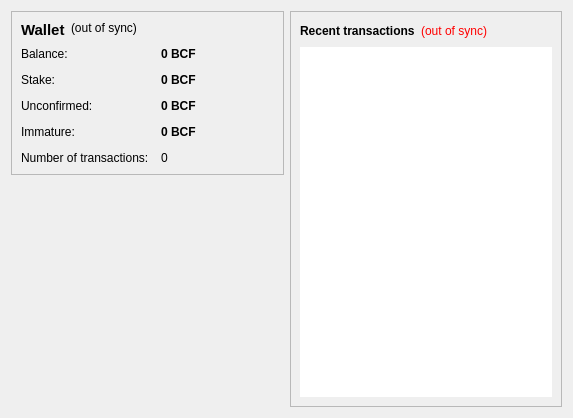
<?xml version="1.0" encoding="UTF-8"?>
<ui version="4.0">
 <class>OverviewPage</class>
 <widget class="QWidget" name="OverviewPage">
  <property name="geometry">
   <rect>
    <x>0</x>
    <y>0</y>
    <width>573</width>
    <height>418</height>
   </rect>
  </property>
  <property name="windowTitle">
   <string>Form</string>
  </property>
  <property name="autoFillBackground">
   <bool>false</bool>
  </property>
  <layout class="QHBoxLayout" name="horizontalLayout" stretch="1,1">
   <item>
    <layout class="QVBoxLayout" name="verticalLayout_2">
     <item>
      <widget class="QFrame" name="frame">
       <property name="frameShape">
        <enum>QFrame::StyledPanel</enum>
       </property>
       <property name="frameShadow">
        <enum>QFrame::Raised</enum>
       </property>
       <layout class="QVBoxLayout" name="verticalLayout_4">
        <item>
         <layout class="QHBoxLayout" name="horizontalLayout_4">
          <item>
           <widget class="QLabel" name="label_5">
            <property name="font">
             <font>
              <pointsize>11</pointsize>
              <weight>75</weight>
              <bold>true</bold>
             </font>
            </property>
            <property name="text">
             <string>Wallet</string>
            </property>
            <property name="alignment">
             <set>Qt::AlignLeading|Qt::AlignLeft|Qt::AlignTop</set>
            </property>
           </widget>
          </item>
          <item>
           <widget class="QLabel" name="labelWalletStatus">
            <property name="toolTip">
             <string>The displayed information may be out of date. Your wallet automatically synchronizes with the BitcoinFast network after a connection is established, but this process has not completed yet.</string>
            </property>
            <property name="text">
             <string notr="true">(out of sync)</string>
            </property>
            <property name="alignment">
             <set>Qt::AlignLeading|Qt::AlignLeft|Qt::AlignTop</set>
            </property>
           </widget>
          </item>
          <item>
           <spacer name="horizontalSpacer_2">
            <property name="orientation">
             <enum>Qt::Horizontal</enum>
            </property>
            <property name="sizeHint" stdset="0">
             <size>
              <width>40</width>
              <height>20</height>
             </size>
            </property>
           </spacer>
          </item>
         </layout>
        </item>
        <item>
         <layout class="QFormLayout" name="formLayout_2">
          <property name="fieldGrowthPolicy">
           <enum>QFormLayout::AllNonFixedFieldsGrow</enum>
          </property>
          <property name="labelAlignment">
           <set>Qt::AlignLeading|Qt::AlignLeft|Qt::AlignTop</set>
          </property>
          <property name="horizontalSpacing">
           <number>12</number>
          </property>
          <property name="verticalSpacing">
           <number>12</number>
          </property>
          <item row="0" column="0">
           <widget class="QLabel" name="label">
            <property name="styleSheet">
             <string notr="true"/>
            </property>
            <property name="text">
             <string>Balance:</string>
            </property>
           </widget>
          </item>
          <item row="0" column="1">
           <widget class="QLabel" name="labelBalance">
            <property name="font">
             <font>
              <weight>75</weight>
              <bold>true</bold>
             </font>
            </property>
            <property name="cursor">
             <cursorShape>IBeamCursor</cursorShape>
            </property>
            <property name="toolTip">
             <string>Your current balance</string>
            </property>
            <property name="text">
             <string notr="true">0 BCF</string>
            </property>
            <property name="textInteractionFlags">
             <set>Qt::LinksAccessibleByMouse|Qt::TextSelectableByKeyboard|Qt::TextSelectableByMouse</set>
            </property>
           </widget>
          </item>
          <item row="1" column="0">
           <widget class="QLabel" name="label_6">
            <property name="text">
             <string>Stake:</string>
            </property>
           </widget>
          </item>
          <item row="1" column="1">
           <widget class="QLabel" name="labelStake">
            <property name="font">
             <font>
              <weight>75</weight>
              <bold>true</bold>
             </font>
            </property>
            <property name="cursor">
             <cursorShape>IBeamCursor</cursorShape>
            </property>
            <property name="toolTip">
             <string>Total of coins that was staked, and do not yet count toward the current balance</string>
            </property>
            <property name="text">
             <string notr="true">0 BCF</string>
            </property>
            <property name="textInteractionFlags">
             <set>Qt::LinksAccessibleByMouse|Qt::TextSelectableByKeyboard|Qt::TextSelectableByMouse</set>
            </property>
           </widget>
          </item>
          <item row="2" column="0">
           <widget class="QLabel" name="label_3">
            <property name="text">
             <string>Unconfirmed:</string>
            </property>
           </widget>
          </item>
          <item row="2" column="1">
           <widget class="QLabel" name="labelUnconfirmed">
            <property name="font">
             <font>
              <weight>75</weight>
              <bold>true</bold>
             </font>
            </property>
            <property name="cursor">
             <cursorShape>IBeamCursor</cursorShape>
            </property>
            <property name="toolTip">
             <string>Total of transactions that have yet to be confirmed, and do not yet count toward the current balance</string>
            </property>
            <property name="text">
             <string notr="true">0 BCF</string>
            </property>
            <property name="textInteractionFlags">
             <set>Qt::LinksAccessibleByMouse|Qt::TextSelectableByKeyboard|Qt::TextSelectableByMouse</set>
            </property>
           </widget>
          </item>
          <item row="3" column="0">
           <widget class="QLabel" name="labelImmatureText">
            <property name="text">
             <string>Immature:</string>
            </property>
           </widget>
          </item>
          <item row="3" column="1">
           <widget class="QLabel" name="labelImmature">
            <property name="font">
             <font>
              <weight>75</weight>
              <bold>true</bold>
             </font>
            </property>
            <property name="toolTip">
             <string>Mined balance that has not yet matured</string>
            </property>
            <property name="text">
             <string notr="true">0 BCF</string>
            </property>
            <property name="textInteractionFlags">
             <set>Qt::LinksAccessibleByMouse|Qt::TextSelectableByKeyboard|Qt::TextSelectableByMouse</set>
            </property>
           </widget>
          </item>
          <item row="4" column="0">
           <widget class="QLabel" name="label_2">
            <property name="text">
             <string>Number of transactions:</string>
            </property>
           </widget>
          </item>
          <item row="4" column="1">
           <widget class="QLabel" name="labelNumTransactions">
            <property name="toolTip">
             <string>Total number of transactions in wallet</string>
            </property>
            <property name="text">
             <string notr="true">0</string>
            </property>
           </widget>
          </item>
         </layout>
        </item>
       </layout>
      </widget>
     </item>
     <item>
      <widget class="QWidget" name="widget" native="true">
       <layout class="QVBoxLayout" name="verticalLayout_6">
        <item>
         <spacer name="verticalSpacer">
          <property name="orientation">
           <enum>Qt::Vertical</enum>
          </property>
          <property name="sizeHint" stdset="0">
           <size>
            <width>20</width>
            <height>40</height>
           </size>
          </property>
         </spacer>
        </item>
        <item>
         <layout class="QHBoxLayout" name="horizontalLayout_3">
          <item>
           <spacer name="horizontalSpacer_3">
            <property name="orientation">
             <enum>Qt::Horizontal</enum>
            </property>
            <property name="sizeHint" stdset="0">
             <size>
              <width>40</width>
              <height>20</height>
             </size>
            </property>
           </spacer>
          </item>
          <item>
           <widget class="QPushButton" name="HomeButton">
            <property name="toolTip">
             <string> Click to go to BitcoinFast Home page. </string>
            </property>
            <property name="minimumSize">
             <size>
              <width>128</width>
              <height>128</height>
             </size>
            </property>
            <property name="maximumSize">
             <size>
              <width>128</width>
              <height>128</height>
             </size>
            </property>
            <property name="cursor">
             <cursorShape>PointingHandCursor</cursorShape>
            </property>
            <property name="text">
             <string/>
            </property>
            <property name="icon">
             <iconset resource="../bitcoin.qrc">
              <normaloff>:/images/backg</normaloff>:/images/backg</iconset>
            </property>
            <property name="iconSize">
             <size>
              <width>128</width>
              <height>128</height>
             </size>
            </property>
            <property name="flat">
             <bool>true</bool>
            </property>
           </widget>
          </item>
          <item>
           <spacer name="horizontalSpacer_4">
            <property name="orientation">
             <enum>Qt::Horizontal</enum>
            </property>
            <property name="sizeHint" stdset="0">
             <size>
              <width>40</width>
              <height>20</height>
             </size>
            </property>
           </spacer>
          </item>
         </layout>
        </item>
        <item>
         <spacer name="verticalSpacer_2">
          <property name="orientation">
           <enum>Qt::Vertical</enum>
          </property>
          <property name="sizeHint" stdset="0">
           <size>
            <width>20</width>
            <height>40</height>
           </size>
          </property>
         </spacer>
        </item>
       </layout>
      </widget>
     </item>
    </layout>
   </item>
   <item>
    <layout class="QVBoxLayout" name="verticalLayout_3">
     <item>
      <widget class="QFrame" name="frame_2">
       <property name="frameShape">
        <enum>QFrame::StyledPanel</enum>
       </property>
       <property name="frameShadow">
        <enum>QFrame::Raised</enum>
       </property>
       <layout class="QVBoxLayout" name="verticalLayout">
        <item>
         <layout class="QHBoxLayout" name="horizontalLayout_2">
          <item>
           <widget class="QLabel" name="label_4">
            <property name="text">
             <string>&lt;b&gt;Recent transactions&lt;/b&gt;</string>
            </property>
           </widget>
          </item>
          <item>
           <widget class="QLabel" name="labelTransactionsStatus">
            <property name="toolTip">
             <string>The displayed information may be out of date. Your wallet automatically synchronizes with the BitcoinFast network after a connection is established, but this process has not completed yet.</string>
            </property>
            <property name="styleSheet">
             <string notr="true">QLabel { color: red; }</string>
            </property>
            <property name="text">
             <string notr="true">(out of sync)</string>
            </property>
            <property name="alignment">
             <set>Qt::AlignRight|Qt::AlignTrailing|Qt::AlignVCenter</set>
            </property>
           </widget>
          </item>
          <item>
           <spacer name="horizontalSpacer">
            <property name="orientation">
             <enum>Qt::Horizontal</enum>
            </property>
            <property name="sizeHint" stdset="0">
             <size>
              <width>40</width>
              <height>20</height>
             </size>
            </property>
           </spacer>
          </item>
         </layout>
        </item>
        <item>
         <widget class="QListView" name="listTransactions">
          <property name="styleSheet">
           <string notr="true">QMenu{background-color:rgb(255,233,142); color:black; border: 2px solid darkgrey};
</string>
          </property>
          <property name="frameShape">
           <enum>QFrame::NoFrame</enum>
          </property>
          <property name="verticalScrollBarPolicy">
           <enum>Qt::ScrollBarAlwaysOff</enum>
          </property>
          <property name="horizontalScrollBarPolicy">
           <enum>Qt::ScrollBarAlwaysOff</enum>
          </property>
          <property name="selectionMode">
           <enum>QAbstractItemView::NoSelection</enum>
          </property>
         </widget>
        </item>
       </layout>
      </widget>
     </item>
    </layout>
   </item>
  </layout>
 </widget>
 <resources>
  <include location="../bitcoin.qrc"/>
 </resources>
 <connections/>
</ui>
